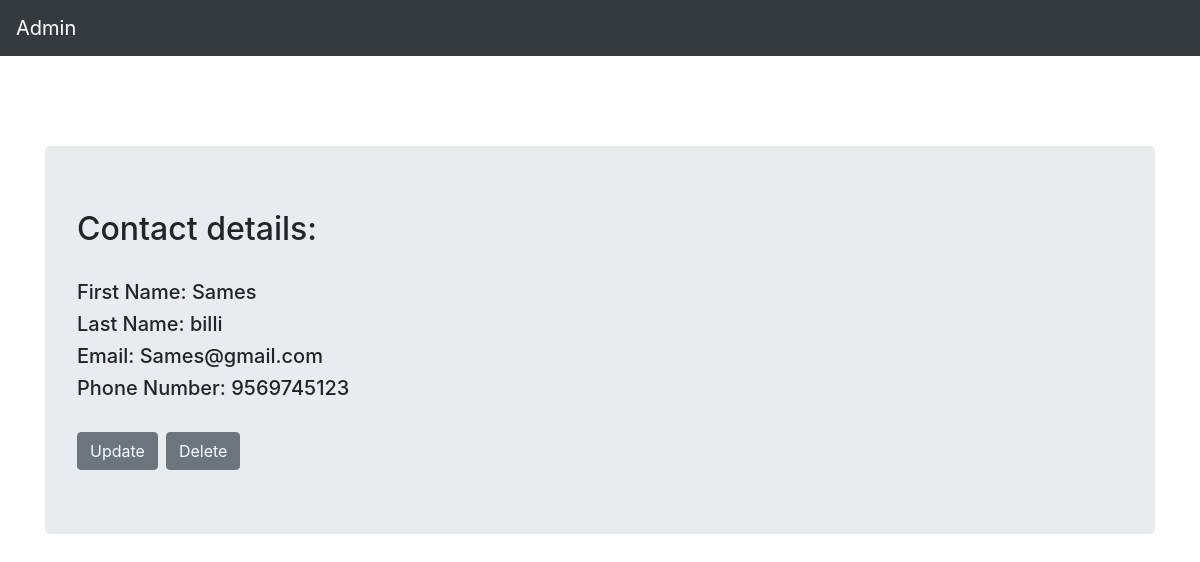
The page /contact_list/5/ on the database its author committed.
### contactapp/models.py (models this page shows, shortened)
class Person(models.Model):
    first_name = models.CharField(max_length=20)
    last_name = models.CharField(max_length=20)
    email = models.EmailField(max_length=20)
    profile_pic=models.ImageField(upload_to='contact_pic',blank=True)
    phonenumber=models.CharField(max_length=10)

### contactapp/views.py (the view)
# urls.py: path('contact_list/<int:pk>/',views.contact_detail.as_view(),name='contact_detail'),
class contact_detail(DetailView):
    context_object_name = 'contactdetails'
    model = models.Person
    template_name = 'contactapp/contact_detail.html'

### contactapp/templates/contactapp/contact_detail.html
{% extends "contactapp/base.html" %}
    {% block content %}
    <div class="conatiner" style="padding-top: 90px;">
        <div class="jumbotron">
            <h2>Contact details:</h2><br>
            <h5>First Name: {{ contactdetails.first_name }} </h5>
            <h5>Last Name: {{ contactdetails.last_name }}</h5>
            <h5>Email: {{ contactdetails.email }}</h5>
            <h5>Phone Number: {{ contactdetails.phonenumber }}</h5><br>
            <div class="btn-toolbar" role="toolbar" aria-label="Toolbar with button groups">
                <div class="btn-group mr-2" role="group" aria-label="First group">
                  <button type="button" class="btn btn-secondary"><a href={% url 'contactapp:update' pk=contactdetails.pk %} style="color: azure;">Update</a></button>
                </div>
                <div class="btn-group mr-2" role="group" aria-label="Second group">
                  <button type="button" class="btn btn-secondary"><a href={% url 'contactapp:delete' pk=contactdetails.pk %} style="color: azure;">Delete</a></button>
                </div>
              </div>
        </div>
    </div>
    {% endblock %}

### rows shown on the page
Person: first_name "Sames", last_name "billi", email "Sames@gmail.com", phonenumber "9569745123"
